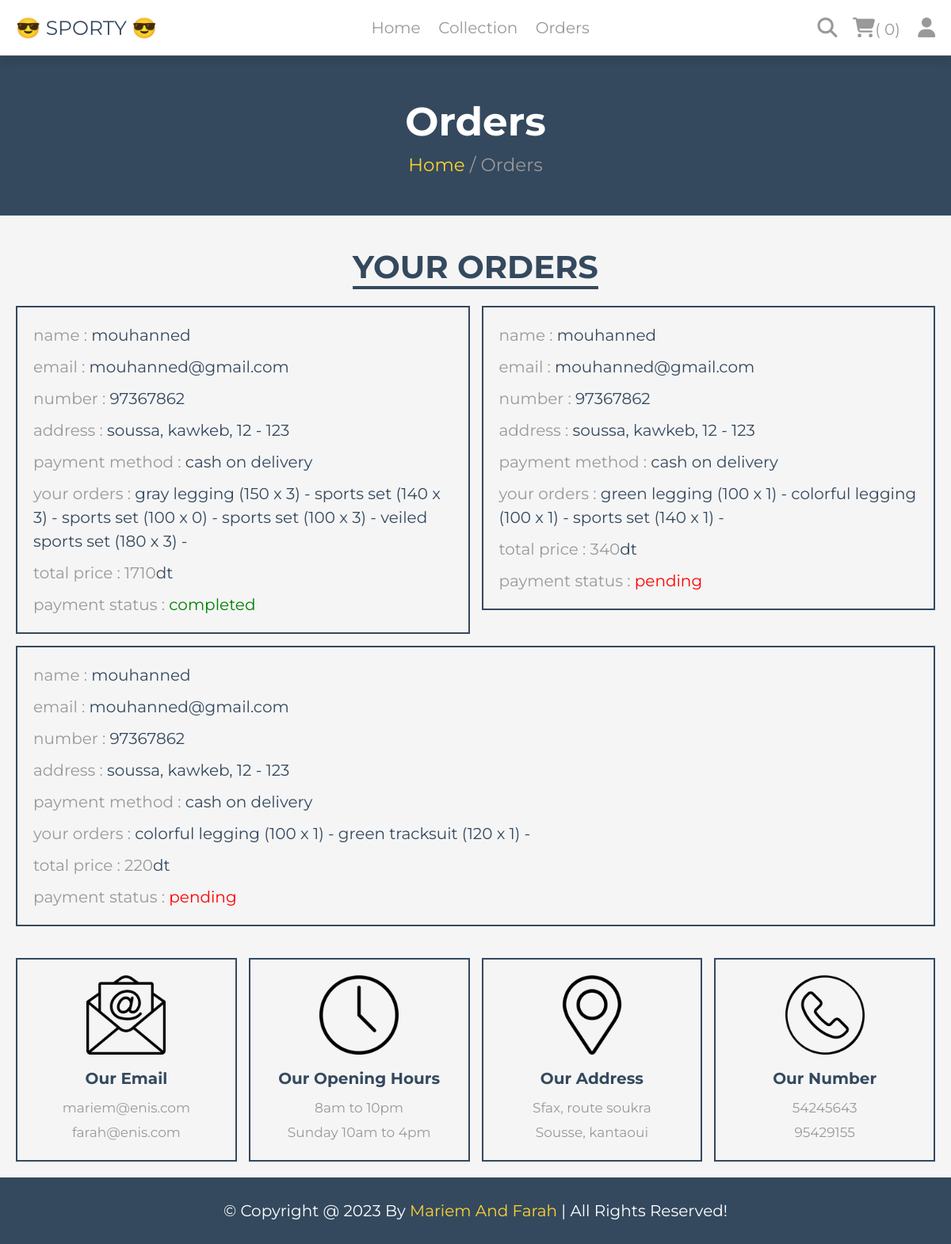
Screenshot of /orders.php (signed in) with the database file from the repository.
### tables this page shows
CREATE TABLE `orders` (
  `id` int(100) NOT NULL,
  `user_id` int(100) NOT NULL,
  `name` varchar(20) NOT NULL,
  `number` varchar(10) NOT NULL,
  `email` varchar(50) NOT NULL,
  `method` varchar(50) NOT NULL,
  `address` varchar(50) NOT NULL,
  `total_products` varchar(1000) NOT NULL,
  `total_price` int(100) NOT NULL,
  `placed_on` date NOT NULL,
  `payment_status` varchar(20) NOT NULL
);

### orders.php (the view, shortened to what this page needs)
<?php
include 'components/connect.php';
if (isset($_SESSION['user_id'])) {
   $user_id = $_SESSION['user_id'];
} else {
   $user_id = '';
   header('location:home.php');
}
?>
<!DOCTYPE html>
<html lang="en">
<head>
   <link rel="stylesheet" href="https://cdnjs.cloudflare.com/ajax/libs/font-awesome/6.1.1/css/all.min.css">
   <link rel="stylesheet" href="css/style.css">
</head>
<body>
   <?php include 'components/user_header.php'; ?>
   <div class="heading">
      <h3>orders</h3>
      <p><a href="html.php">home</a> <span> / orders</span></p>
   </div>
   <section class="orders">
      <h1 class="title">your orders</h1>
      <div class="box-container">
         <?php
         if ($user_id == '') {
            echo '<p class="empty">please login to see your orders</p>';
         } else {
            $select_orders = $conn->prepare("SELECT * FROM `orders` WHERE user_id = ?");
            $select_orders->execute([$user_id]);
            if ($select_orders->rowCount() > 0) {
               while ($fetch_orders = $select_orders->fetch(PDO::FETCH_ASSOC)) {
                  ?>
                  <div class="box">
                     <p>name : <span>
                           <?= $fetch_orders['name']; ?>
                        </span></p>
                     <p>email : <span>
                           <?= $fetch_orders['email']; ?>
                        </span></p>
                     <p>number : <span>
                           <?= $fetch_orders['number']; ?>
                        </span></p>
                     <p>address : <span>
                           <?= $fetch_orders['address']; ?>
                        </span></p>
                     <p>payment method : <span>
                           <?= $fetch_orders['method']; ?>
                        </span></p>
                     <p>your orders : <span>
                           <?= $fetch_orders['total_products']; ?>
                        </span></p>
                     <p>total price :
                        <?= $fetch_orders['total_price']; ?><span>dt
                        </span>
                     </p>
                     <p> payment status : <span style="color:<?php if ($fetch_orders['payment_status'] == 'pending') {
                        echo 'red';
                     } else {
                        echo 'green';
                     }
                     ; ?>">
                           <?= $fetch_orders['payment_status']; ?>
                        </span> </p>
                  </div>
                  <?php
               }
            } else {
               echo '<p class="empty">no orders placed yet!</p>';
            }
         }
         ?>
      </div>
   </section>
   <?php include 'components/footer.php'; ?>
</body>
</html>

### css/style.css (style rules this page uses)
:root { --yellow:#fed330; --red:#e74c3c; --white:#fff; --black:#222; --light-color:#777; --border:.2rem solid var(--black); }
* { font-family: 'Rubik', sans-serif; margin:0; padding:0; box-sizing: border-box; outline: none; border: none; text-decoration: none; }
html { font-size: 62.5%; overflow-x: hidden; scroll-behavior: smooth; stop-opacity: 7rem; }
section { margin:0 auto; max-width: 1200px; padding:2rem; }
.title { text-align: center; margin-bottom: 2.5rem; font-size: 4rem; color:var(--black); text-transform: uppercase; text-decoration: underline; text-underline-offset: 1rem; }
.heading { display: flex; align-items: center; justify-content: center; gap:1rem; flex-flow: column; background-color: var(--black); min-height: 20rem; }
.heading h3 { font-size: 5rem; color:var(--white); text-transform: capitalize; }
.heading p { font-size: 2.3rem; color:var(--light-color); }
.heading p a { color:var(--yellow); }
.orders .box-container { display: flex; flex-wrap: wrap; gap:1.5rem; align-items: flex-start; }
.orders .box-container .box { padding:1rem 2rem; border:var(--border); flex:1 1 40rem; }
.orders .box-container .box p { line-height: 1.5; margin:1rem 0; font-size: 2rem; color:var(--light-color); }
.orders .box-container .box p span { color:var(--black); }

### css/admin_style.css (style rules this page uses)
:root { --main-color:#4834d4; --red:#e74c3c; --orange:#f39c12; --black:#34495e; --white:#fff; --light-bg:#f5f5f5; --light-color:#999; --border:.2rem solid var(--black); --box-shadow:0 .5rem 1rem rgba(0,0,0,.1); }
* { font-family: 'Montserrat', sans-serif; margin:0; padding:0; box-sizing: border-box; text-decoration: none; outline: none; border:none; }
html { font-size: 62.5%; overflow-x: hidden; }
body { background-color: var(--light-bg); }
section { max-width: 1200px; margin:0 auto; padding:2rem; }
.heading { text-align: center; margin-bottom: 2rem; text-transform: capitalize; color:var(--black); font-size: 3rem; }

### rows the page displays
orders: name "mouhanned", email "mouhanned@gmail.com", number "97367862", address "soussa, kawkeb, 12 - 123", method "cash on delivery", total_products "gray legging (150 x 3) - sports set (140 x 3) - sports set (100 x 0) - sports set (100 x 3) - veiled sports set (180 x 3) -", total_price "1710", payment_status "completed"
orders: name "mouhanned", email "mouhanned@gmail.com", number "97367862", address "soussa, kawkeb, 12 - 123", method "cash on delivery", total_products "green legging (100 x 1) - colorful legging (100 x 1) - sports set (140 x 1) -", total_price "340", payment_status "pending"
orders: name "mouhanned", email "mouhanned@gmail.com", number "97367862", address "soussa, kawkeb, 12 - 123", method "cash on delivery", total_products "colorful legging (100 x 1) - green tracksuit (120 x 1) -", total_price "220", payment_status "pending"

### other values shown
$total_cart_items "0"
